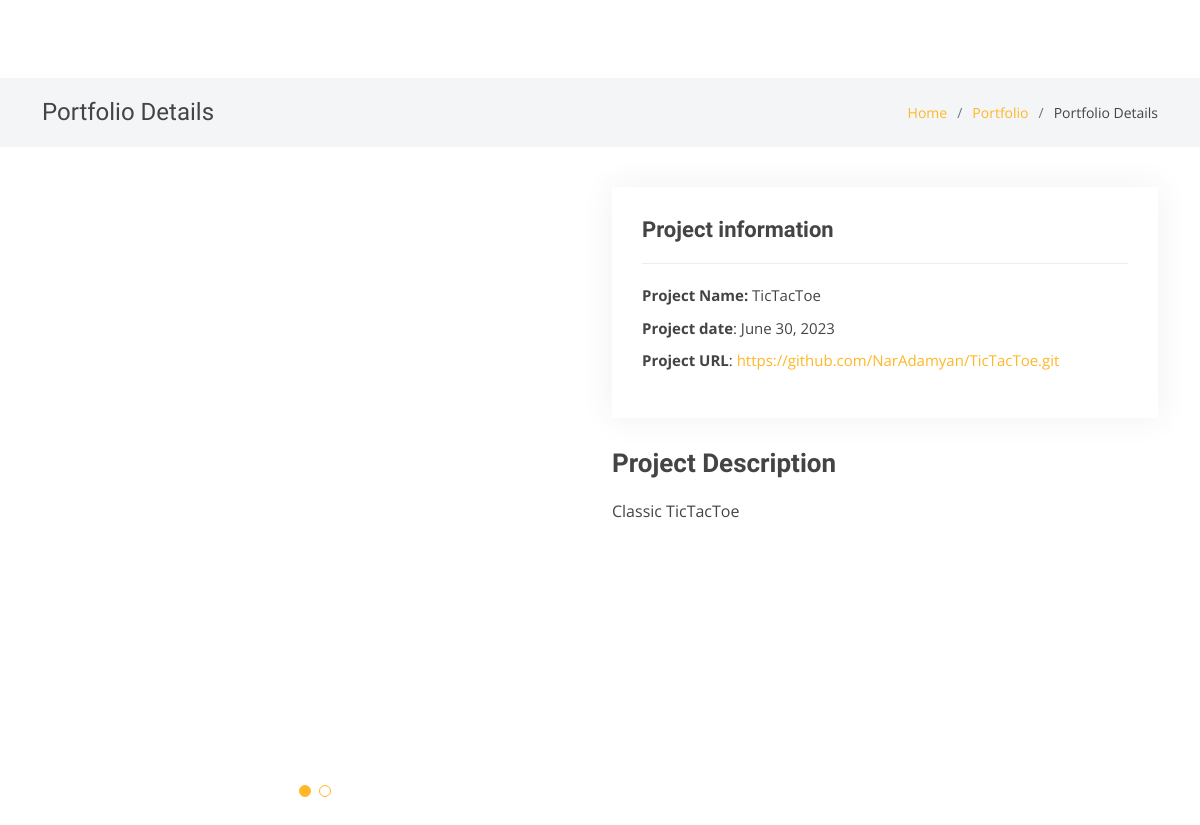
/portfolio_project/1, run on the app's committed database.
### resume/models.py (models this page shows, shortened)
class PortfolioProject(models.Model):
    name = models.CharField(max_length=50)
    image = models.ImageField(upload_to='images/', null=True, blank=True)
    short_description = models.CharField(max_length=100)
    description = models.TextField(max_length=1000)
    category = models.CharField(max_length=50)
    client = models.CharField(max_length=50)
    date = models.DateField(null=True, blank=True)
    url = models.URLField()

### resume/views.py (the view)
# urls.py: path('portfolio_project/<int:id>', portfolio_project, name='portfolio_project'),
def portfolio_project(request, id):
    project = get_object_or_404(PortfolioProject, id=id)
    return render(request, 'portfolio-details.html', context= {"project": project})

### resume/templates/portfolio-details.html (shortened to what this page needs)
{% extends "base.html" %}
{%load static %}
{% block blockcontent %}
<main id="main">
  <section class="breadcrumbs">
    <div class="container">
      <div class="d-flex justify-content-between align-items-center">
        <h2>Portfolio Details</h2>
        <ol>
          <li><a href="/">Home</a></li>
          <li><a href="/#portfolio">Portfolio</a></li>
          <li>Portfolio Details</li>
        </ol>
      </div>
    </div>
  </section>
  <section id="portfolio-details" class="portfolio-details">
    <div class="container">
      <div class="row gy-4">
        <div class="col-lg-6">
          <div class="portfolio-details-slider swiper">
            <div class="swiper-wrapper align-items-center">
              <div class="swiper-slide">
              </div>
            </div>
            <div class=" swiper-pagination">
            </div>
          </div>
        </div>
        <div class="col-lg-6">
          <div class="portfolio-info">
            <h3>Project information</h3>
            <ul>
              <li><strong>Project Name:</strong> {{project.name}}</li>
              <li><strong>Project date</strong>: {{project.date}}</li>
              <li><strong>Project URL</strong>: <a href="{{project.url}}" target="blank">
                  {{project.url}}</i></a>
              </li>
            </ul>
          </div>
          <div class="portfolio-description">
            <h2>Project Description</h2>
            <p>
              {{project.short_description}}
            </p>
          </div>
        </div>
      </div>
    </div>
  </section>
</main>
{%endblock%}

### resume/static/assets/css/style.css (style rules this page uses)
body { font-family: "Open Sans", sans-serif; color: #444444; }
a { color: #ffb727; text-decoration: none; }
h1, h2, h3, h4, h5, h6 { font-family: "Raleway", sans-serif; }
section { padding: 60px 0; }
.breadcrumbs { padding: 20px 0; background-color: #f4f5f6; min-height: 40px; margin-top: 78px; }
.breadcrumbs h2 { font-size: 24px; font-weight: 300; margin: 0; }
.breadcrumbs ol { display: flex; flex-wrap: wrap; list-style: none; padding: 0; margin: 0; font-size: 14px; }
.breadcrumbs ol li+li { padding-left: 10px; }
.breadcrumbs ol li+li::before { display: inline-block; padding-right: 10px; color: #6c757d; content: "/"; }
.portfolio-details { padding-top: 40px; }
.portfolio-details .portfolio-details-slider .swiper-pagination { margin-top: 20px; position: relative; }
.portfolio-details .portfolio-info { padding: 30px; box-shadow: 0px 0 30px rgba(59, 67, 74, 0.08); }
.portfolio-details .portfolio-info h3 { font-size: 22px; font-weight: 700; margin-bottom: 20px; padding-bottom: 20px; border-bottom: 1px solid #eee; }
.portfolio-details .portfolio-info ul { list-style: none; padding: 0; font-size: 15px; }
.portfolio-details .portfolio-info ul li+li { margin-top: 10px; }
.portfolio-details .portfolio-description { padding-top: 30px; }
.portfolio-details .portfolio-description h2 { font-size: 26px; font-weight: 700; margin-bottom: 20px; }
.portfolio-details .portfolio-description p { padding: 0; }

### data on the page
PortfolioProject: name "TicTacToe", date "June 30, 2023", url "https://github.com/NarAdamyan/TicTacToe.git", short_description "Classic TicTacToe"
